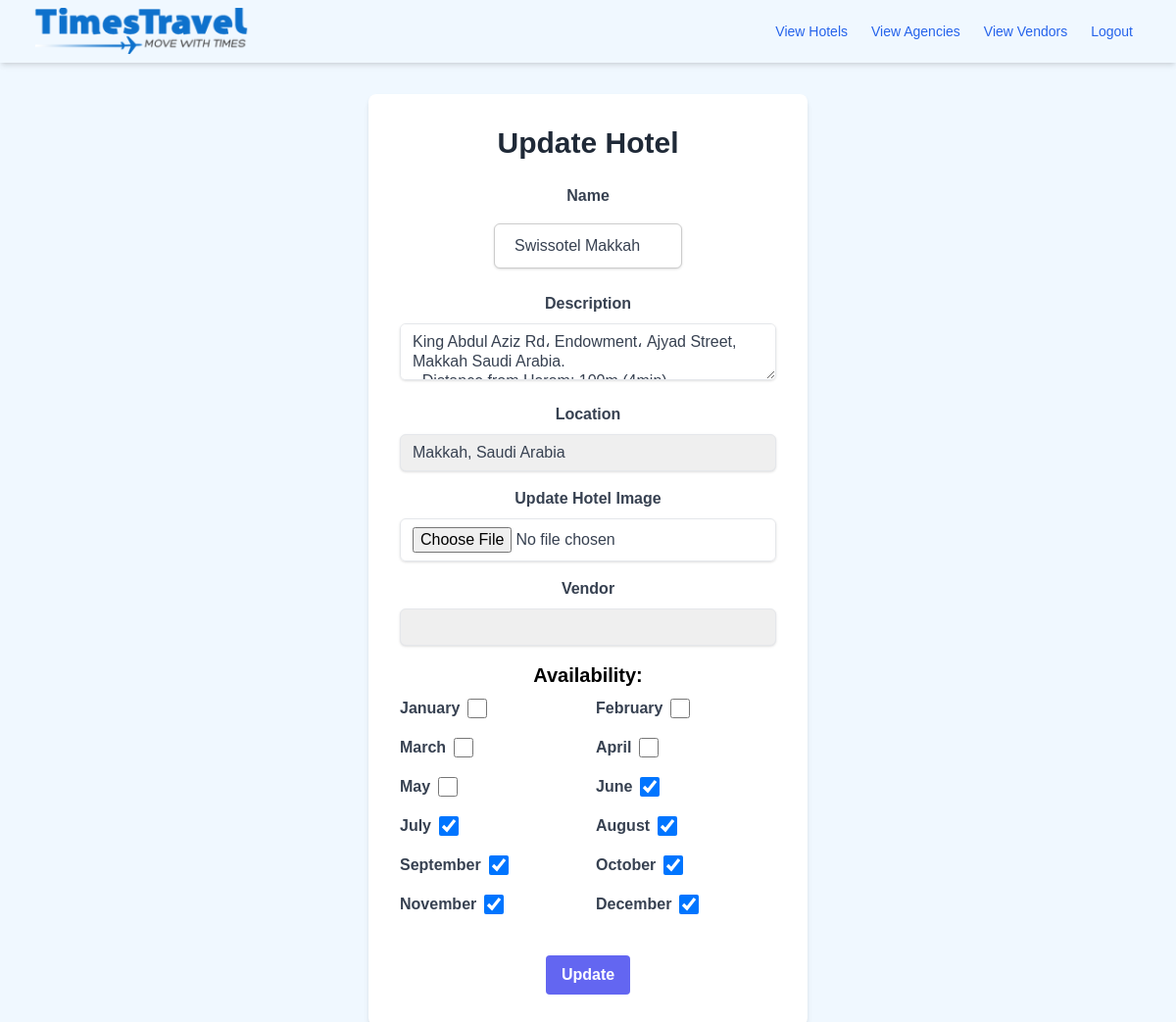
The app's page /hotels/1/update (signed in), older data.
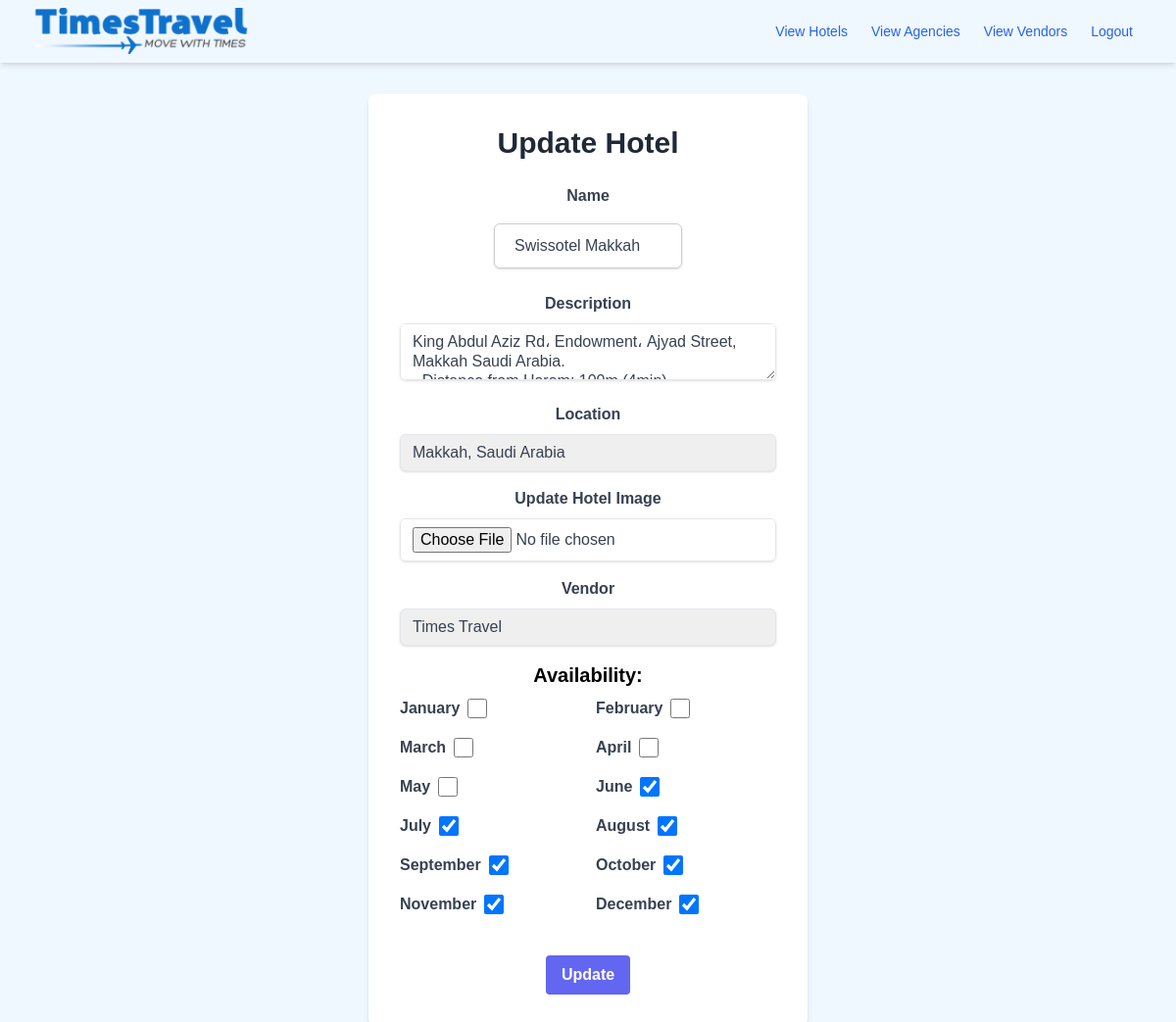
The same page, newer data.
### app/models.py (models this page shows, shortened)
class Hotel(db.Model):
    __tablename__ = 'hotel'
    id = Column(Integer, primary_key=True)
    name = Column(String(100), nullable=False)
    description = Column(String(255), nullable=False)
    location = Column(String(100), nullable=False)
    availability = Column(db.JSON, nullable=False)  # Dictionary to hold availability for each month
    image = Column(String(255), nullable=True)  # Field to store image filename or URL
    vendor_id = Column(Integer, ForeignKey('vendors.id'), nullable=True)  # Foreign key for Vendor
    rooms = relationship('Room', backref='hotel', cascade='all, delete-orphan', lazy=True)
    vendor = relationship('Vendor', back_populates='hotels', foreign_keys=[vendor_id])

### app/routes/hotel_routes.py (the view, shortened to what this page needs)
@hotel_bp.route('/hotels/<int:hotel_id>/update', methods=['GET', 'POST'])
@login_required
@roles_required('super_admin', 'admin')
def update_hotel(hotel_id):
    if not is_super_admin():
        flash('You need to be logged in as an admin to access this page.', 'warning')
        return redirect(url_for('auth.index'))
    hotel = Hotel.query.get_or_404(hotel_id)
    form = UpdateHotelForm(obj=hotel)
    form.vendor_id.choices = [(v.id, v.name) for v in Vendor.query.all()]
    return render_template('hotels/update_hotel.html', form=form, hotel=hotel)

### app/forms.py
class UpdateHotelForm(FlaskForm):
    name = StringField('Name', validators=[DataRequired()])
    description = TextAreaField('Description', validators=[DataRequired()])
    location = SelectField('Location', choices=[('Makkah', 'Makkah, Saudi Arabia'), ('Madinah', 'Madinah, Saudi Arabia')], validators=[InputRequired()], render_kw={"size": 1})
    availability = WTFormField(MonthAvailabilityForm)
    image = FileField('Update Hotel Image', validators=[FileAllowed(['jpg', 'png', 'jpeg'])])
    vendor_id = SelectField('Vendor', choices=[], coerce=int, validators=[InputRequired()])
    submit = SubmitField('Update')

class MonthAvailabilityForm(FlaskForm):
    January = BooleanField('January')
    February = BooleanField('February')
    March = BooleanField('March')
    April = BooleanField('April')
    May = BooleanField('May')
    June = BooleanField('June')
    July = BooleanField('July')
    August = BooleanField('August')
    September = BooleanField('September')
    October = BooleanField('October')
    November = BooleanField('November')
    December = BooleanField('December')

### app/models.py (called while the page is built)
@login.user_loader
def load_user(id):
    return User.query.get(int(id))

### app/routes/utils.py (called while the page is built)
def is_super_admin():
    return current_user.is_authenticated and current_user.role == 'super_admin'

### app/templates/hotels/update_hotel.html (shortened to what this page needs)
{% extends 'base.html' %}
{% block content %}
<div class="max-w-md mx-auto my-8 bg-white rounded-lg shadow-md p-8">
    <h2 class="text-3xl font-bold mb-6 text-center text-gray-800">Update Hotel</h2>
    <form method="post" enctype="multipart/form-data">
        <div class="mb-4">
            {{ form.name.label(class="block text-gray-700 font-bold mb-2") }}
            {{ form.name(size=32, class="shadow appearance-none border rounded-md w-full py-2 px-3 text-gray-700 leading-tight focus:outline-none focus:shadow-outline") }}
        </div>
        <div class="mb-4">
            {{ form.description.label(class="block text-gray-700 font-bold mb-2") }}
            {{ form.description(class="shadow appearance-none border rounded-md w-full py-2 px-3 text-gray-700 leading-tight focus:outline-none focus:shadow-outline") }}
        </div>
        <div class="mb-4">
            {{ form.location.label(class="block text-gray-700 font-bold mb-2") }}
            {{ form.location(class_="shadow appearance-none border rounded-md w-full py-2 px-3 text-gray-700 leading-tight focus:outline-none focus:shadow-outline") }}
        </div>
        <div class="mb-4">
            {{ form.image.label(class="block text-gray-700 font-bold mb-2") }}
            {{ form.image(class="shadow appearance-none border rounded-md w-full py-2 px-3 text-gray-700 leading-tight focus:outline-none focus:shadow-outline") }}
        </div>
        <div class="mb-4">
            {{ form.vendor_id.label(class="block text-gray-700 font-bold mb-2") }}
            {{ form.vendor_id(class_="shadow appearance-none border rounded-md w-full py-2 px-3 text-gray-700 leading-tight focus:outline-none focus:shadow-outline") }}
        </div>
        <div class="mb-6">
            <h3 class="text-xl font-bold mb-2">Availability:</h3>
            <div class="grid grid-cols-2 gap-4">
                {% for field in form.availability %}
                <div class="flex items-center">
                    {% if field.label.text != 'CSRF Token' %}
                    <label class="inline-block text-gray-700 font-bold mr-2">{{ field.label }}</label>
                    {% endif %}
                    {{ field(class="form-checkbox h-5 w-5 text-indigo-600") }}
                </div>
                {% endfor %}
            </div>
        </div>
        <div class="text-center">
            {{ form.submit(class="bg-indigo-500 hover:bg-indigo-700 text-white font-bold py-2 px-4 rounded focus:outline-none focus:shadow-outline transition-colors duration-200") }}
        </div>
    </form>
</div>
{% endblock %}

### app/templates/base.html (shortened to what this page needs)
<!DOCTYPE html>
<html lang="en">
<head>
    <link rel="stylesheet" href="{{ url_for('static', filename='style.css') }}">
    <link rel="stylesheet" href="https://cdnjs.cloudflare.com/ajax/libs/font-awesome/6.0.0-beta3/css/all.min.css">
    <script src="https://cdn.tailwindcss.com"></script>
</head>
<body class="bg-primary-100">
    <nav class="bg-yellow-400 shadow-md">
        <div class="max-w-7xl mx-auto px-4 sm:px-6 lg:px-8">
            <div class="flex justify-between h-16">
                <div class="flex">
                    <div class="flex-shrink-0 flex items-center">
                      <a href="{{ url_for('auth.index') }}">
                        <img src="{{ url_for('static', filename='images/Times_logo-high.png') }}" alt="Times Travel Logo" class="h-12 w-auto mr-2">
                      </a>
                    </div>
                </div>
                <div class="flex items-center">
                    <div class="hidden md:block">
                        <div class="ml-4 flex items-center md:ml-6">
                            {% if current_user.is_authenticated %}
                                {% if current_user.role == 'super_admin' or current_user.role == 'admin' %}
                                    <a href="{{ url_for('hotel.view_hotels') }}" class="text-blue-600 hover:text-blue-900 px-3 py-2 rounded-md text-sm font-medium">View Hotels</a>
                                    <a href="{{ url_for('agency.view_agencies') }}" class="text-blue-600 hover:text-blue-900 px-3 py-2 rounded-md text-sm font-medium">View Agencies</a>
                                    <a href="{{ url_for('vendor.view_vendors') }}" class="text-blue-600 hover:text-blue-900 px-3 py-2 rounded-md text-sm font-medium">View Vendors</a>
                                {% elif current_user.role == 'super_admin' or current_user.role == 'agency_admin' %}
                                    <a href="{{ url_for('agency.view_agencies') }}" class="text-blue-600 hover:text-blue-900 px-3 py-2 rounded-md text-sm font-medium">View Agencies</a>
                                {% endif %}
                                <a href="{{ url_for('auth.logout') }}" class="text-blue-600 hover:text-blue-900 px-3 py-2 rounded-md text-sm font-medium">Logout</a>
                            {% else %}
                                <a href="{{ url_for('auth.login') }}" class="text-blue-600 hover:text-blue-900 px-3 py-2 rounded-md text-sm font-medium">Login</a>
                            {% endif %}
                        </div>
                    </div>
                </div>
            </div>
        </div>
    </nav>
    <div class="mt-6 mx-auto max-w-7xl px-4 sm:px-6 lg:px-8">
        {% block content %}{% endblock %}
    </div>
</body>
</html>

### app/static/css/style.css (style rules this page uses)
body { font-family: Arial, Helvetica, sans-serif; background: url('../images/backpic.jpeg') ; background-position: center; background-repeat: no-repeat; background-size: cover; height: 600px; }
input[type=text], input[type=password] { width: 50%; padding: 12px 20px; margin: 8px 0; display: inline-block; border: 1px solid #ccc; box-sizing: border-box; }

### app/templates/base.html (style rules this page uses)
body { font-family: Arial, sans-serif; background-color: #f0f8ff; text-align: center; }

Row changes from the older to the newer data that the page shows:
changed Hotel "Swissotel Makkah": vendor_id (not shown) → "Times Travel"
